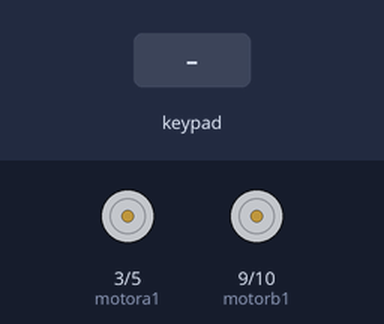
A sketch run on a simulated Arduino Uno, built with avr-gcc and run on an emulated ATmega328P. On the bench: motor-driver pin pairs drawn as motors (green arrow = first pin HIGH = forward, orange = second pin HIGH = backward, longer = more drive). The inputs (shaded band) are chosen by the test bench.

Above: at 1.5 s.
1.6 s: key 'U' pressed
At 1.81 s:
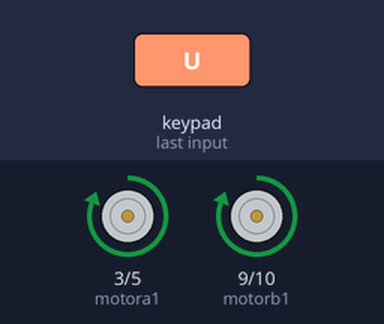
3.5 s: key 'D' pressed
At 3.73 s:
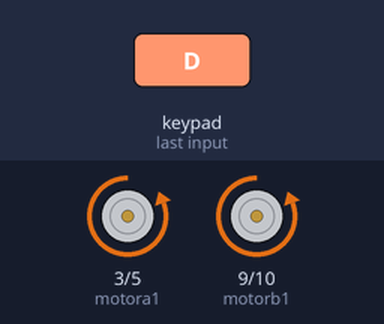
5.4 s: key 'L' pressed
At 5.61 s:
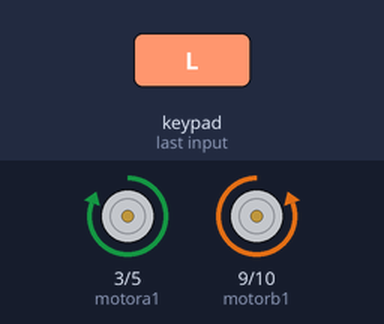
7.3 s: key 'R' pressed
At 7.52 s:
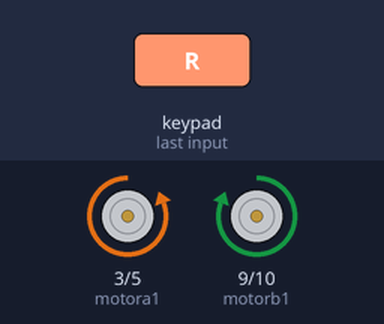
Timing chart, 0 to 10.2 s (numbered marks = the images above; inputs shaded):
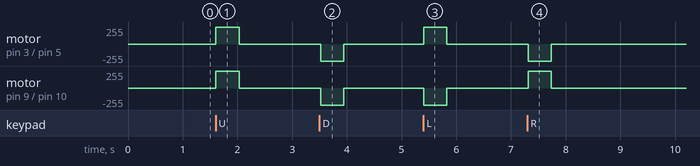

The sketch:

bt_ps2_car.ino
```cpp
#include <PS2X_lib.h>  //for v1.6
int vSpeed;
int state;
int motora1=3;
int motora2=5;
int motorb1=9;
int motorb2=10;
#define PS2_DAT        13  //14
#define PS2_CMD        12  //15
#define PS2_SEL        11  //16
#define PS2_CLK        8  //17

#define pressures   false
#define rumble      false

PS2X ps2x;

int error = 0;
byte type = 0;
byte vibrate = 0;

void setup(){
  Serial.begin(9600);
  delay(300);
  pinMode(motora1,OUTPUT);
  pinMode(motora2,OUTPUT);
  pinMode(motorb1,OUTPUT);
  pinMode(motorb2,OUTPUT);

  error = ps2x.config_gamepad(PS2_CLK, PS2_CMD, PS2_SEL, PS2_DAT, pressures, rumble);

  if(error == 0){

  type = ps2x.readType();
}
}

void loop() {
if(Serial.available() >0)
  {
    state = Serial.read();
  }
   if (state == '0'){
      vSpeed=0; }
    else if (state == '1'){
      vSpeed=25;}
    else if (state == '2'){
      vSpeed=50;}
    else if (state == '3'){
      vSpeed=75;}
    else if (state == '4'){
      vSpeed=100;}
    else if (state == '5'){
      vSpeed=125;}
    else if (state == '6'){
      vSpeed=150;}
    else if (state == '7'){
      vSpeed=175;}
    else if (state == '8'){
      vSpeed=200;}
    else if (state == '9'){
      vSpeed=225;}
    else if (state == 'q'){
      vSpeed=255;}


if(state=='F')
{
  analogWrite(motora1, vSpeed);
  analogWrite(motorb1, vSpeed);
  analogWrite(motora2, 0);
  analogWrite(motorb2, 0);
}
else if(state=='B')
{
  analogWrite(motora1, 0);
  analogWrite(motorb1, 0);
  analogWrite(motora2, vSpeed);
  analogWrite(motorb2, vSpeed);
}
else if(state=='R')
{
  analogWrite(motora1, 0);
  analogWrite(motorb1, vSpeed);
  analogWrite(motora2, vSpeed);
  analogWrite(motorb2, 0);
}
else if(state=='L')
{
  analogWrite(motora1, vSpeed);
  analogWrite(motorb1, 0);
  analogWrite(motora2, 0);
  analogWrite(motorb2, vSpeed);
}
else if(state == 'S')
{
  analogWrite(motora1, 0);
  analogWrite(motorb1, 0);
  analogWrite(motora2, 0);
  analogWrite(motorb2, 0);
}
    ps2x.read_gamepad(false, vibrate);

    if (ps2x.Button(PSB_PAD_UP)) {
      digitalWrite(motora1,HIGH);
      digitalWrite(motorb1,HIGH);
      digitalWrite(motora2,LOW);
      digitalWrite(motorb2,LOW);
    }
  else  if(ps2x.Button(PSB_PAD_RIGHT)){
      digitalWrite(motora1,LOW);
      digitalWrite(motorb1,HIGH);
      digitalWrite(motora2,HIGH);
      digitalWrite(motorb2,LOW);
    }
   else if(ps2x.Button(PSB_PAD_LEFT)){
      digitalWrite(motora1,HIGH);
      digitalWrite(motorb1,LOW);
      digitalWrite(motora2,LOW);
      digitalWrite(motorb2,HIGH);
    }
   else if(ps2x.Button(PSB_PAD_DOWN)){
      digitalWrite(motora1,LOW);
      digitalWrite(motorb1,LOW);
      digitalWrite(motora2,HIGH);
      digitalWrite(motorb2,HIGH);
    }
   else if(ps2x.Button(PSB_CROSS)){
      digitalWrite(motora1,LOW);
      digitalWrite(motorb1,LOW);
      digitalWrite(motora2,LOW);
      digitalWrite(motorb2,LOW);
    }
    else{
      digitalWrite(motora1,LOW);
      digitalWrite(motorb1,LOW);
      digitalWrite(motora2,LOW);
      digitalWrite(motorb2,LOW);
    }

  delay(30);
}
```

Measured:
- after the input at 1.6 s, motor on pin 3 (motora1) / pin 5 (motora2), motor on pin 9 (motorb1) / pin 10 (motorb2): stopped → forward 255/255 at once, → stopped 0.42 s later
- after the input at 3.5 s, motor on pin 3 (motora1) / pin 5 (motora2), motor on pin 9 (motorb1) / pin 10 (motorb2): stopped → backward 255/255 at once, → stopped 0.42 s later
- after the input at 5.4 s, motor on pin 3 (motora1) / pin 5 (motora2): stopped → forward 255/255 at once, → stopped 0.42 s later; motor on pin 9 (motorb1) / pin 10 (motorb2): stopped → backward 255/255 at once, → stopped 0.42 s later
- after the input at 7.3 s, motor on pin 3 (motora1) / pin 5 (motora2): stopped → backward 255/255 at once, → stopped 0.42 s later; motor on pin 9 (motorb1) / pin 10 (motorb2): stopped → forward 255/255 at once, → stopped 0.42 s later
